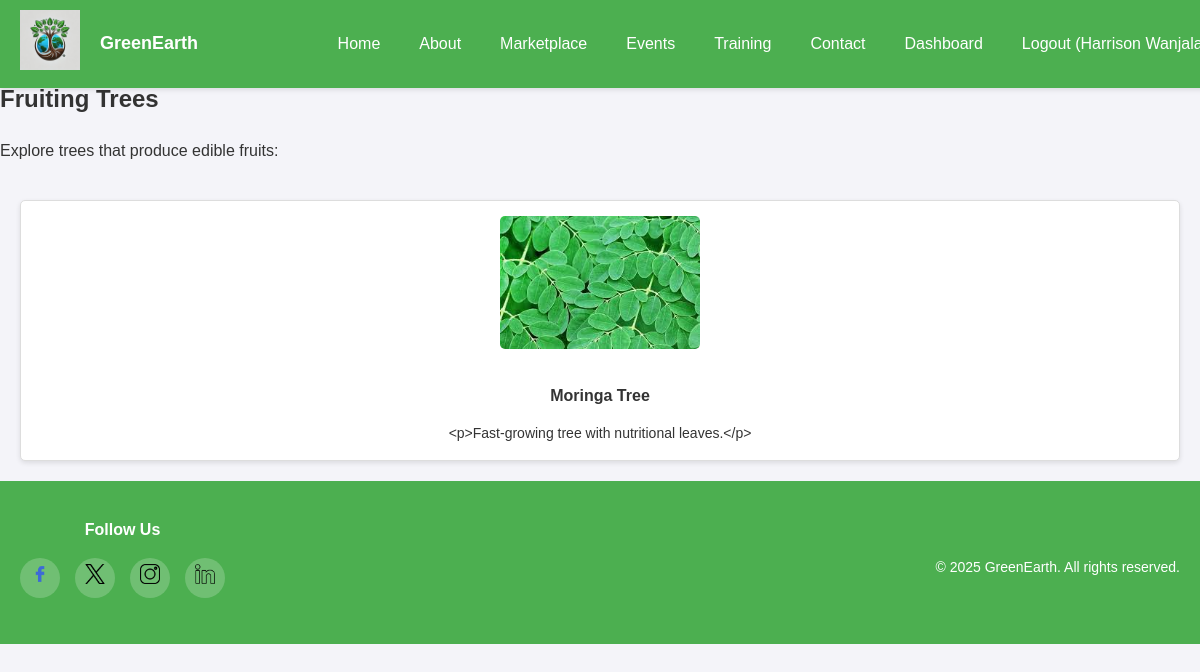
The page /fruiting_trees.php (signed in) on the database its author committed.
### tables this page shows
CREATE TABLE `seedlings` (
  `id` int(11) NOT NULL,
  `name` varchar(255) NOT NULL,
  `description` text DEFAULT NULL,
  `price` decimal(10,2) DEFAULT NULL,
  `image` varchar(255) DEFAULT NULL,
  `created_at` timestamp NOT NULL DEFAULT current_timestamp(),
  `region` varchar(255) NOT NULL,
  `height` enum('tall','short') DEFAULT NULL,
  `fruit` enum('edible','non-edible') DEFAULT NULL,
  `purpose` enum('ornamental','timber','shade') DEFAULT NULL,
  `stock` int(11) DEFAULT 0
);

### fruiting_trees.php (the view, shortened to what this page needs)
<?php
include 'php/header.php'; ?>
<section class="fruiting-trees">
    <h1>Fruiting Trees</h1>
    <p>Explore trees that produce edible fruits:</p>
    <div class="tree-cards">
        <?php
        include 'php/db.php';
        $sql = "SELECT * FROM seedlings WHERE fruit = 'edible'";
        $result = $conn->query($sql);
        if ($result->num_rows > 0) {
            while ($row = $result->fetch_assoc()) {
                echo '<div class="tree-card">';
                echo '<img src="' . htmlspecialchars($row['image']) . '" alt="' . htmlspecialchars($row['name']) . '">';
                echo '<h3>' . htmlspecialchars($row['name']) . '</h3>';
                echo '<p>' . htmlspecialchars($row['description']) . '</p>';
                echo '</div>';
            }
        } else {
            echo '<p>No fruiting trees found.</p>';
        }
        ?>
    </div>
</section>
<?php include 'php/footer.php'; ?>

### css/styles.css (style rules this page uses)
body { margin-top: 80px; font-family: Arial, sans-serif; margin-left: 0; margin-right: 0; padding: 0; background-color: #f4f4f9; color: #333; line-height: 1.6; }
.tree-cards { display: grid; grid-template-columns: repeat(auto-fit, minmax(250px, 1fr)); gap: 20px; padding: 20px; }
.tree-card { background-color: white; border: 1px solid #ddd; border-radius: 5px; overflow: hidden; text-align: center; padding: 15px; box-shadow: 0 2px 5px rgba(0, 0, 0, 0.1); transition: transform 0.3s ease; }
.tree-card img { max-width: 100%; height: auto; object-fit: cover; border-radius: 5px; margin-bottom: 10px; width: 200px; }
.tree-card h3 { font-size: 16px; margin-bottom: 10px; }
.tree-card p { font-size: 14px; margin-bottom: 0; }

### rows shown on the page
seedlings: image (picture), name "Moringa Tree", description "<p>Fast-growing tree with nutritional leaves.</p>"

### other values the page prints
$username "Harrison…"
